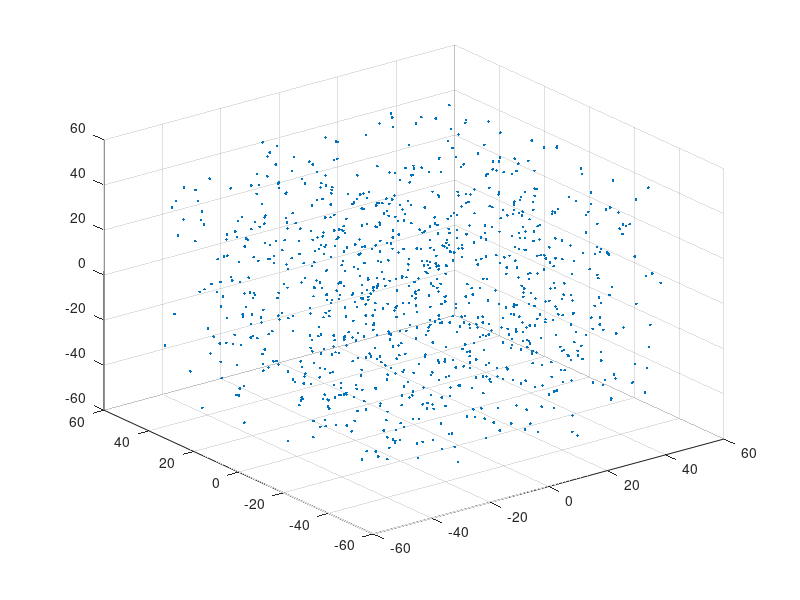

Here is the MATLAB script that generated this plot: (Note: this script raises an error after producing the figure.)
c=[(range(1,1)+range(1,2))/2 (range(2,1)+range(2,2))/2 (range(3,1)+range(3,2))/2]
traj=[];

RT1=[];

for i=1:1000
    x=c(1)+100*(rand-0.5);
    y=c(2)+100*(rand-0.5);
    z=c(3)+100*(rand-0.5);
    
    rx=pi+(rand-0.5)*0.5;
    ry=(rand-0.5)*0.5;
    rz=(rand-0.5)*0.5;

    
    RT1=[RT1; [rx ry rz x y z]];
    
    traj=[traj;[x  y  z]];
end

figure;
scatter3(traj(:,1), traj(:,2), traj(:,3),'.');
validate_ann_compensator(puma,puma1,net,RT1,rotation_factor,position_factor)
